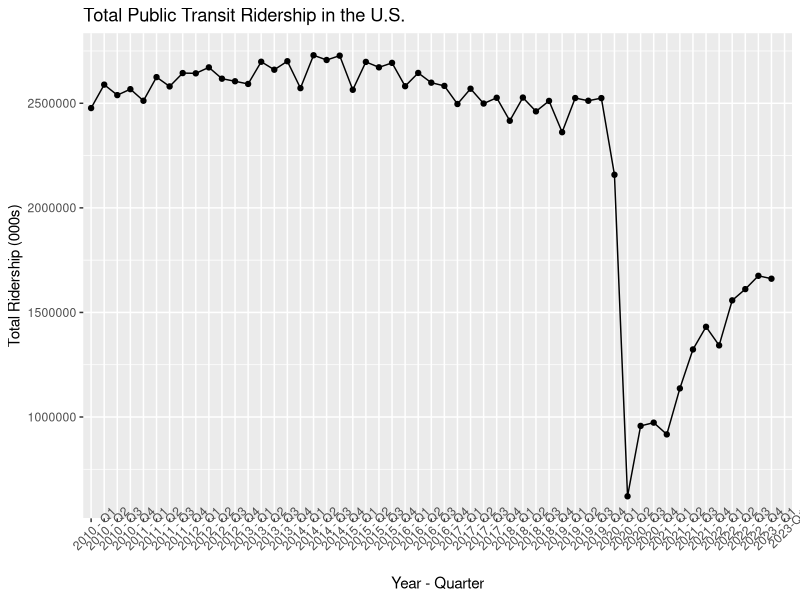

Write the R code that produced this figure.
library(tidyverse)
library(tidyr) 

ridership <- read.csv("../data/APTA-Ridership-by-Mode-and-Quarter-1990-Present.csv")
ridership <- ridership[81:133,1:11]
colnames(ridership)[2] <- 'Year - Quarter'
ridership$Total.Ridership..000s. <- as.numeric(gsub(",","", ridership$Total.Ridership..000s.))
typeof(ridership$Total.Ridership..000s.)
ggplot(data=ridership, aes(x=factor(`Year - Quarter`), y=Total.Ridership..000s., group=1, xmin = "2015 - Q1", xmax="2023-Q1")) +
  geom_line()+
  geom_point()+
  labs(x = "Year - Quarter", y = "Total Ridership (000s)", title = "Total Public Transit Ridership in the U.S.")+
  theme(axis.text.x = element_text(angle = 45))